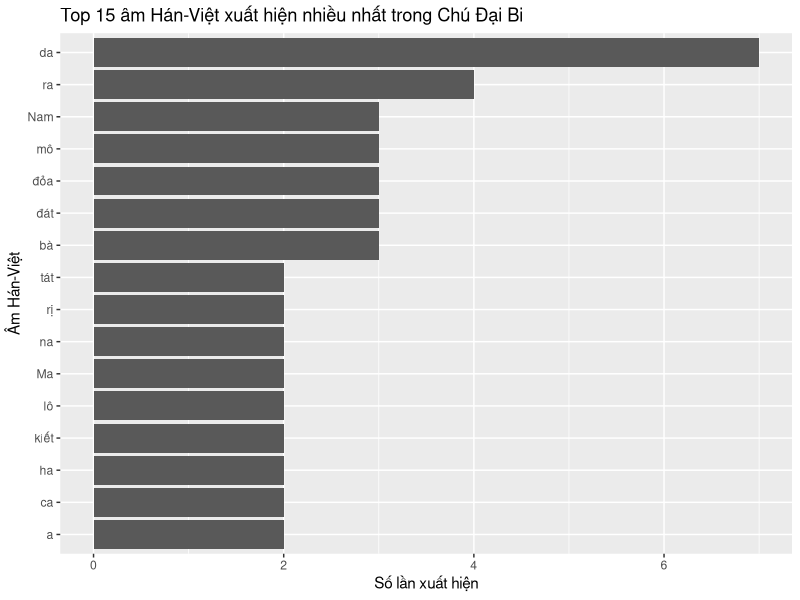

Write R code to recreate this figure.
## ---- chunk 1
knitr::opts_chunk$set(echo = TRUE, message = FALSE, warning = FALSE)
library(tidyverse)
library(stringr)
library(readr)


## ---- chunk 2
chu_dai_bi <- tibble::tribble(
~id, ~hanzi, ~pinyin, ~hanviet, ~nghia,

1, "南無喝囉怛那哆囉夜耶",
"na mo he luo da na duo luo ye ye",
"Nam mô hắc ra đát na đa ra dạ da",
"Kính lễ Đức Quán Thế Âm Bồ Tát có tâm Đại Bi vô lượng.",

2, "南無阿唎耶",
"na mo a li ye",
"Nam mô a rị da",
"Kính lễ bậc thanh tịnh vô cấu.",

3, "婆盧羯帝 烁缽囉耶",
"po lu jie di shuo bo luo ye",
"Bà lô kiết đế thước bát ra da",
"Kính lễ bậc giác ngộ, cứu khổ vô biên.",

4, "菩提薩埵婆耶",
"pu ti sa duo po ye",
"Bồ đề tát đỏa bà da",
"Bồ Tát phát tâm giác ngộ, cứu độ chúng sanh.",

5, "摩訶薩埵婆耶",
"mo he sa duo po ye",
"Ma ha tát đỏa bà da",
"Đại Bồ Tát, tâm bi rộng lớn.",

6, "摩訶迦盧尼迦耶",
"mo he jia lu ni jia ye",
"Ma ha ca lô ni ca da",
"Đại Bi Quán Thế Âm, cứu khổ chúng sanh.",

7, "唵",
"ong",
"Án",
"Âm khai chân ngôn.",

8, "薩皤囉罰曳",
"sa po luo fa yi",
"Tát bà ra phạt duệ",
"Triệu thỉnh từ bi gia hộ.",

9, "數怛那怛寫",
"shu da na da xia",
"Số đát na đát tỏa",
"Khai mở trí tuệ giải thoát.",

10, "南無悉吉利埵 伊蒙阿唎耶",
"na mo xi ji li duo yi meng a li ye",
"Nam mô tất kiết lật đỏa y mông a rị da",
"Kính lễ các hộ pháp thiện thần."
)

chu_dai_bi


## ---- chunk 3
write_csv(chu_dai_bi, "chu_dai_bi.csv")


## ---- chunk 4
chu_dai_bi_ext <- chu_dai_bi %>%
mutate(
n_hanzi   = nchar(hanzi),
# CHỖ NÀY QUAN TRỌNG: dùng "\\S+" chứ không phải "\\S+"
n_py_syll = str_count(pinyin, "\\S+"),
n_hv_syll = str_count(hanviet, "\\S+")
)

chu_dai_bi_ext


## ---- chunk 5
chu_dai_bi_ext %>%
  summarise(
    so_cau         = n(),
    hanzi_tb       = mean(n_hanzi),
    hanzi_min      = min(n_hanzi),
    hanzi_max      = max(n_hanzi),
    py_syll_tb     = mean(n_py_syll),
    hv_syll_tb     = mean(n_hv_syll)
  )

freq_hv <- chu_dai_bi %>%
  separate_rows(hanviet, sep = " ") %>%  # hoặc "\\s+"
  count(âm_hv = hanviet, sort = TRUE)

freq_hv


## ---- chunk 6
freq_hv %>%
slice_max(n, n = 15) %>%
ggplot(aes(x = reorder(âm_hv, n), y = n)) +
geom_col() +
coord_flip() +
labs(
x = "Âm Hán-Việt",
y = "Số lần xuất hiện",
title = "Top 15 âm Hán-Việt xuất hiện nhiều nhất trong Chú Đại Bi"
)
